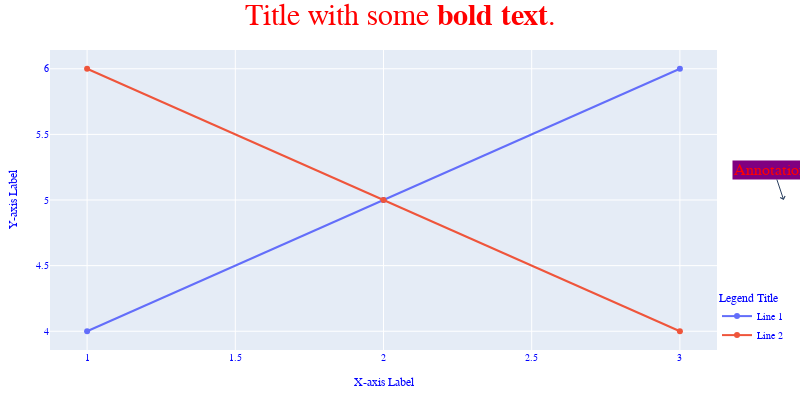

The cell this chart's notebook holds for it:
### Code cell
import plotly.graph_objects as go

fig = go.Figure()

# Create a simple scatter plot
fig.add_trace(go.Scatter(x=[1, 2, 3], y=[4, 5, 6], name='Line 1'))
fig.add_trace(go.Scatter(x=[1, 2, 3], y=[6, 5, 4], name='Line 2'))

# Update layout with title and axis labels
fig.update_layout(
    # Title
    title_text='Title with some <b>bold text</b>.',
    title_font_color="red",
    title_font_size=30,
    title_x=0.5,
    xaxis_title='X-axis Label',
    yaxis_title='Y-axis Label',
    margin=dict(l=50, r=50, t=50, b=50),
    #paper_bgcolor='white',
    #plot_bgcolor='white',
    legend=dict(x=0, y=1),
    legend_itemclick='toggle',
    legend_itemwidth=30,
    legend_orientation='v',
    legend_title_text='Legend Title',
    legend_x=1,
    legend_y=0,
    width=800,
    height=400,
    font=dict(color='blue', family='Times New Roman', size=10),
    hovermode='closest', # x/y
    hoverlabel=dict(bgcolor='black', font_size=12, font_family='Rockwell'),
    transition_duration=100,
)

fig.add_annotation(
    dict(
        #   xref="paper",
        #yref="paper",
        xref="paper",
        yref="paper",
        x=1.1,
        y=0.5,
        arrowhead=4,
        showarrow=True,
        text="Annotations",
        font=dict(
            family="Courier New, monospace",
            size=16,
            color="red"
            ),
        align="center",
        bgcolor="purple",
        #opacity=0.8
    )
)

fig.show()

### Figure 1 — Plotly figure (JSON) as saved in the notebook; plotly's stock layout.template omitted (floating-point values rounded to 4 significant figures)
{"data": [{"name": "Line 1", "type": "scatter", "x": [1, 2, 3], "y": [4, 5, 6]}, {"name": "Line 2", "type": "scatter", "x": [1, 2, 3], "y": [6, 5, 4]}], "layout": {"annotations": [{"align": "center", "arrowhead": 4, "bgcolor": "purple", "font": {"color": "red", "family": "Courier New, monospace", "size": 16}, "showarrow": true, "text": "Annotations", "x": 1.1, "xref": "paper", "y": 0.5, "yref": "paper"}], "font": {"color": "blue", "family": "Times New Roman", "size": 10}, "height": 400, "hoverlabel": {"bgcolor": "black", "font": {"family": "Rockwell", "size": 12}}, "hovermode": "closest", "legend": {"itemclick": "toggle", "itemwidth": 30, "orientation": "v", "title": {"text": "Legend Title"}, "x": 1, "y": 0}, "margin": {"b": 50, "l": 50, "r": 50, "t": 50}, "title": {"font": {"color": "red", "size": 30}, "text": "Title with some <b>bold text</b>.", "x": 0.5}, "transition": {"duration": 100}, "width": 800, "xaxis": {"title": {"text": "X-axis Label"}}, "yaxis": {"title": {"text": "Y-axis Label"}}}}
